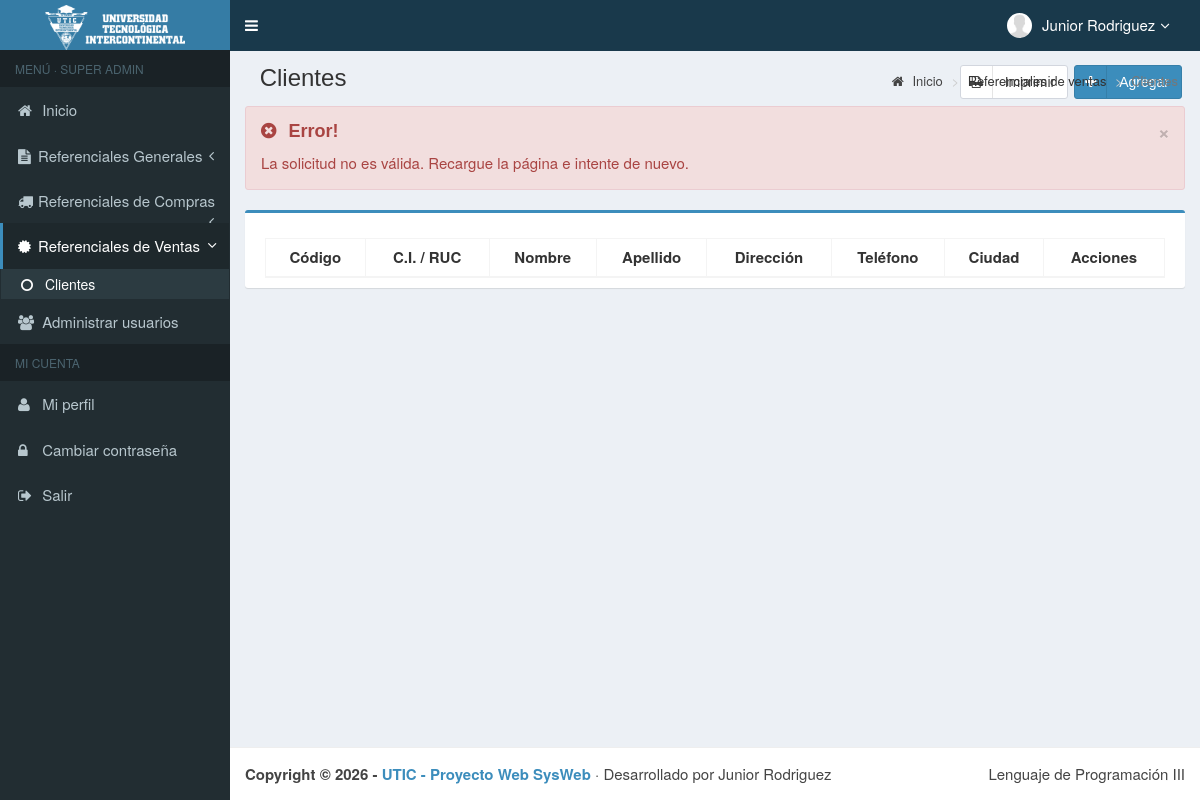
The app's page /main.php?module=clientes&alert=11 (signed in), older data.
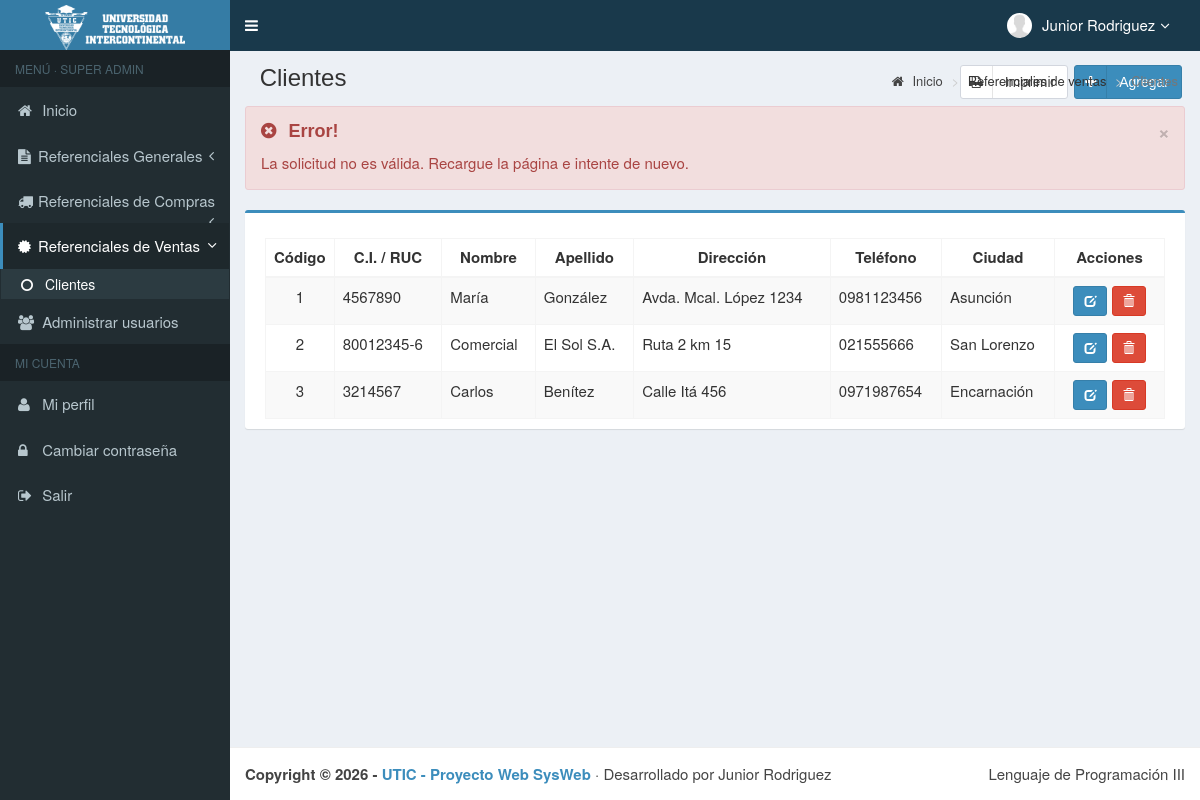
The same page, newer data.
### tables this page shows
CREATE TABLE usuarios (
    id_user         INT          NOT NULL AUTO_INCREMENT,
    username        VARCHAR(50)  NOT NULL,
    name_user       VARCHAR(150) NOT NULL,
    password        VARCHAR(255) NOT NULL,
    email           VARCHAR(150) NULL,
    telefono        VARCHAR(20)  NULL,
    foto            VARCHAR(300) NOT NULL DEFAULT '',
    permisos_acceso VARCHAR(30)  NOT NULL,           
    status          VARCHAR(15)  NOT NULL DEFAULT 'activo',    
    PRIMARY KEY (id_user),
    UNIQUE KEY uq_usuarios_username (username)
);

CREATE TABLE clientes (
    id_cliente    INT         NOT NULL,
    ci_ruc        VARCHAR(10) NOT NULL,
    cli_nombre    VARCHAR(30) NOT NULL,
    cli_apellido  VARCHAR(50) NOT NULL,
    cli_direccion VARCHAR(50) NULL,
    cli_telefono  VARCHAR(20) NULL,               
    cod_ciudad    INT         NULL,
    PRIMARY KEY (id_cliente),
    UNIQUE KEY uq_clientes_ci_ruc (ci_ruc),
    FOREIGN KEY (cod_ciudad) REFERENCES ciudad (cod_ciudad)
        ON UPDATE CASCADE ON DELETE NO ACTION
);

CREATE TABLE ciudad (
    cod_ciudad      INT         NOT NULL,
    descrip_ciudad  VARCHAR(25) NULL,
    id_departamento INT         NOT NULL,
    PRIMARY KEY (cod_ciudad),
    FOREIGN KEY (id_departamento) REFERENCES departamento (id_departamento)
        ON UPDATE CASCADE ON DELETE NO ACTION
);

### config/funciones.php (called while the page is built, shortened)
<?php
function e(?string $texto): string
{
    return htmlspecialchars($texto ?? "", ENT_QUOTES, "UTF-8");
}
function puede(string $modulo): bool
{
    return in_array($_SESSION["permisos_acceso"] ?? "", PERMISOS_MODULOS[$modulo] ?? [], true);
}
function foto_usuario(?string $foto): string
{
    return "images/user/" . ($foto !== null && $foto !== "" ? rawurlencode($foto) : "user-default.png");
}

### modules/clientes/view.php (the view, shortened to what this page needs)
<?php
$alertas = [
    1 => ["success", "Éxito!", "El cliente se registró correctamente."],
    2 => ["success", "Éxito!", "Los datos del cliente se modificaron correctamente."],
    3 => ["success", "Éxito!", "El cliente se eliminó correctamente."],
    4 => ["danger",  "Error!", "No se puede eliminar: el cliente tiene ventas registradas."],
    5 => ["danger",  "Error!", "Ya existe un cliente con ese C.I. / RUC."],
    6 => ["danger",  "Error!", "El cliente que intenta eliminar no existe."],
    10 => ["danger", "Error!", "Datos incompletos o inválidos. Revise el formulario."],
    11 => ["danger", "Error!", "La solicitud no es válida. Recargue la página e intente de nuevo."],
];
$alerta = $alertas[(int) ($_GET["alert"] ?? 0)] ?? null;
$clientes = $mysqli->query("SELECT cl.id_cliente, cl.ci_ruc, cl.cli_nombre, cl.cli_apellido, cl.cli_direccion,
                                   cl.cli_telefono, c.descrip_ciudad
                            FROM clientes cl LEFT JOIN ciudad c ON c.cod_ciudad = cl.cod_ciudad
                            ORDER BY cl.id_cliente");
?>
<section class="content-header">
    <h1>
        <i class="fa fa-address-book icon-title"></i> Clientes
        <a class="btn btn-primary btn-social pull-right" href="?module=form_clientes&form=add" title="Agregar" data-toggle="tooltip">
            <i class="fa fa-plus"></i> Agregar
        </a>
        <a class="btn btn-default btn-social pull-right" style="margin-right:6px" href="modules/clientes/reporte.php" target="_blank" title="Imprimir reporte" data-toggle="tooltip">
            <i class="fa fa-print"></i> Imprimir
        </a>
    </h1>
    <ol class="breadcrumb">
        <li><a href="?module=start"><i class="fa fa-home"></i> Inicio</a></li>
        <li>Referenciales de ventas</li>
        <li class="active">Clientes</li>
    </ol>
</section>
<section class="content">
    <div class="row">
        <div class="col-md-12">
            <?php if ($alerta): ?>
                <div class="alert alert-<?= $alerta[0] ?> alert-dismissable">
                    <button type="button" class="close" data-dismiss="alert" aria-hidden="true">&times;</button>
                    <h4><i class="icon fa <?= $alerta[0] === "success" ? "fa-check-circle" : "fa-times-circle" ?>"></i> <?= $alerta[1] ?></h4>
                    <?= $alerta[2] ?>
                </div>
            <?php endif; ?>
            <div class="box box-primary">
                <div class="box-body">
                    <table id="dataTables1" class="table table-bordered table-striped table-hover">
                        <thead>
                            <tr>
                                <th class="center">Código</th>
                                <th class="center">C.I. / RUC</th>
                                <th class="center">Nombre</th>
                                <th class="center">Apellido</th>
                                <th class="center">Dirección</th>
                                <th class="center">Teléfono</th>
                                <th class="center">Ciudad</th>
                                <th class="center">Acciones</th>
                            </tr>
                        </thead>
                        <tbody>
                        <?php while ($cl = $clientes->fetch_assoc()): ?>
                            <tr>
                                <td width="60" class="center"><?= (int) $cl["id_cliente"] ?></td>
                                <td><?= e($cl["ci_ruc"]) ?></td>
                                <td><?= e($cl["cli_nombre"]) ?></td>
                                <td><?= e($cl["cli_apellido"]) ?></td>
                                <td><?= e($cl["cli_direccion"]) ?></td>
                                <td><?= e($cl["cli_telefono"]) ?></td>
                                <td><?= e($cl["descrip_ciudad"]) ?></td>
                                <td width="110" class="center">
                                    <a data-toggle="tooltip" title="Modificar" class="btn btn-primary btn-sm"
                                       href="?module=form_clientes&form=edit&id=<?= (int) $cl["id_cliente"] ?>">
                                        <i style="color:#fff" class="glyphicon glyphicon-edit"></i>
                                    </a>
                                    <form method="POST" action="modules/clientes/proses.php?act=delete" style="display:inline"
                                          onsubmit="return confirm('¿Eliminar al cliente <?= e(addslashes($cl["cli_nombre"] . " " . $cl["cli_apellido"])) ?>?');">
                                        <button type="submit" class="btn btn-danger btn-sm" data-toggle="tooltip" title="Eliminar">
                                            <i style="color:#fff" class="glyphicon glyphicon-trash"></i>
                                        </button>
                                    </form>
                                </td>
                            </tr>
                        <?php endwhile; ?>
                        </tbody>
                    </table>
                </div>
            </div>
        </div>
    </div>
</section>

### main.php (shortened to what this page needs)
<?php
require_once "config/funciones.php";
require_once "config/database.php";
$module = $_GET["module"] ?? "start";
?>
<!DOCTYPE html>
<html lang="es">
  <head>
    <link href="assets/css/bootstrap.min.css" rel="stylesheet" type="text/css" />
    <link href="assets/plugins/font-awesome-4.6.3/css/font-awesome.min.css" rel="stylesheet" type="text/css" />
    <link href="assets/plugins/datatables/dataTables.bootstrap.css" rel="stylesheet" type="text/css" />
    <link href="assets/plugins/datepicker/datepicker.min.css" rel="stylesheet" type="text/css" />
    <link href="assets/plugins/chosen/css/chosen.min.css" rel="stylesheet" type="text/css" />
    <link href="assets/css/AdminLTE.min.css" rel="stylesheet" type="text/css" />
    <link href="assets/css/skins/skin-blue.min.css" rel="stylesheet" type="text/css" />
    <link href="assets/css/style.css" rel="stylesheet" type="text/css" />
  </head>
  <body class="skin-blue fixed">
    <div class="wrapper">
      <header class="main-header">
        <a href="?module=start" class="logo">
          <img src="assets/img/logo_2019.png" width="70%" alt="Logo">
        </a>
        <nav class="navbar navbar-static-top" role="navigation">
          <a href="#" class="sidebar-toggle" data-toggle="offcanvas" role="button">
          </a>
          <div class="navbar-custom-menu">
            <ul class="nav navbar-nav">
              <?php include "top-menu.php"; ?>
            </ul>
          </div>
        </nav>
      </header>
      <aside class="main-sidebar">
        <section class="sidebar">
          <?php include "sidebar-menu.php"; ?>
        </section>
      </aside>
      <div class="content-wrapper">
        <?php include "content.php"; ?>
      </div>
      <footer class="main-footer">
        <div class="pull-right hidden-xs">Lenguaje de Programación III</div>
        <strong>Copyright &copy; <?= date("Y") ?> - <a href="?module=start">UTIC - Proyecto Web SysWeb</a></strong>
        · Desarrollado por Junior Rodriguez
      </footer>
    </div>
  </body>
</html>

### top-menu.php (shortened to what this page needs)
<?php
$stmt = $mysqli->prepare("SELECT name_user, foto, permisos_acceso FROM usuarios WHERE id_user = ?");
$stmt->bind_param("i", $_SESSION["id_user"]);
$stmt->execute();
$usuario_top = $stmt->get_result()->fetch_assoc();
?>
<li class="dropdown user user-menu">
    <a href="#" class="dropdown-toggle" data-toggle="dropdown">
        <img src="<?= foto_usuario($usuario_top["foto"]) ?>" class="user-image" alt="Imagen de usuario">
        <span class="hidden-xs"><?= e($usuario_top["name_user"]) ?><i style="margin-left:5px" class="fa fa-angle-down"></i></span>
    </a>
</li>

### sidebar-menu.php (shortened to what this page needs)
<?php
$nivel = $_SESSION["permisos_acceso"];
$activo = fn(string ...$modulos) => in_array($module, $modulos, true) ? "active" : "";
?>
<ul class="sidebar-menu">
    <li class="header">MENÚ · <?= e(strtoupper($nivel)) ?></li>
    <li class="<?= $activo("start") ?>">
        <a href="?module=start"><i class="fa fa-home"></i> <span>Inicio</span></a>
    </li>
    <?php if ($nivel === "Super Admin"): ?>
        <li class="treeview <?= $activo("departamento", "form_departamento", "ciudad", "form_ciudad") ?>">
            <a href="javascript:void(0);">
                <i class="fa fa-file-text"></i><span>Referenciales Generales</span><i class="fa fa-angle-left pull-right"></i>
            </a>
        </li>
    <?php endif; ?>
    <?php if ($nivel === "Super Admin" || $nivel === "Compras"): ?>
        <li class="treeview">
            <a href="javascript:void(0);">
                <i class="fa fa-truck"></i><span>Referenciales de Compras</span><i class="fa fa-angle-left pull-right"></i>
            </a>
        </li>
    <?php endif; ?>
    <?php if ($nivel === "Super Admin" || $nivel === "Ventas"): ?>
        <li class="treeview <?= $activo("clientes", "form_clientes") ?>">
            <a href="javascript:void(0);">
                <i class="fa fa-certificate"></i><span>Referenciales de Ventas</span><i class="fa fa-angle-left pull-right"></i>
            </a>
            <ul class="treeview-menu">
                <li class="<?= $activo("clientes", "form_clientes") ?>"><a href="?module=clientes"><i class="fa fa-circle-o"></i> Clientes</a></li>
            </ul>
        </li>
    <?php endif; ?>
    <?php if (puede("user")): ?>
        <li class="<?= $activo("user", "form_user") ?>">
            <a href="?module=user"><i class="fa fa-users"></i> <span>Administrar usuarios</span></a>
        </li>
    <?php endif; ?>
    <li class="header">MI CUENTA</li>
    <li class="<?= $activo("profile", "form_profile") ?>">
        <a href="?module=profile"><i class="fa fa-user"></i> <span>Mi perfil</span></a>
    </li>
    <li class="<?= $activo("password") ?>">
        <a href="?module=password"><i class="fa fa-lock"></i> <span>Cambiar contraseña</span></a>
    </li>
    <li>
        <a data-toggle="modal" href="#logout"><i class="fa fa-sign-out"></i> <span>Salir</span></a>
    </li>
</ul>

### content.php (shortened to what this page needs)
<?php
$vistas = [
    "start"        => "modules/start/view.php",
    "password"     => "modules/password/view.php",
    "user"         => "modules/user/view.php",
    "form_user"    => "modules/user/form.php",
    "profile"      => "modules/profile/view.php",
    "form_profile" => "modules/profile/form.php",
    "departamento"      => "modules/departamento/view.php",
    "form_departamento" => "modules/departamento/form.php",
    "ciudad"            => "modules/ciudad/view.php",
    "form_ciudad"       => "modules/ciudad/form.php",
    "clientes"          => "modules/clientes/view.php",
    "form_clientes"     => "modules/clientes/form.php",
];
if (!isset(PERMISOS_MODULOS[$module])) {
    $titulo_aviso = "Módulo no encontrado";
    $texto_aviso  = "La sección solicitada no existe.";
} elseif (!puede($module)) {
    $titulo_aviso = "Acceso denegado";
    $texto_aviso  = "Tu nivel de usuario (" . e($_SESSION["permisos_acceso"]) . ") no tiene permiso para esta sección.";
} elseif (!isset($vistas[$module])) {
    $titulo_aviso = "Módulo en desarrollo";
    $texto_aviso  = "Esta sección se incorporará en las próximas etapas del proyecto.";
} else {
    include $vistas[$module];
    return;
}
?>

### assets/css/style.css (style rules this page uses)
.bg-red, .callout.callout-danger, .alert-danger, .alert-error, .label-danger, .modal-danger .modal-body { background-color: #f2dede !important; }
.alert-danger, .alert-error { border-color: #ebccd1; }
.btn-default { background-color: #fff; border-color: #d2d6de; color: #444; }
.btn-social *:first-child { border-right: 1px solid rgba(0, 0, 0, 0.1); bottom: 0; font-size: 1em !important; left: 0; line-height: 32px !important; position: absolute; text-align: center; top: 0; width: 32px !important; }
.content-header { padding: 15px 18px 0; position: relative; }
.content-header > .breadcrumb { background: transparent none repeat scroll 0 0; border-radius: 2px; float: right; font-size: 13px; margin-bottom: 0; margin-top: 0; padding: 7px 12px; position: absolute; right: 10px; top: 15px; }
.center { text-align:center; }
body { background-color: #fff; color: #333; font-size: 15px; line-height: 1.42857; }

Row changes from the older to the newer data that the page shows:
added clientes: id_cliente "1", ci_ruc "4567890", cli_nombre "María", cli_apellido "González", cli_direccion "Avda. Mcal. López 1234", cli_telefono "0981123456", cod_ciudad.descrip_ciudad "Asunción"
added clientes: id_cliente "2", ci_ruc "80012345-6", cli_nombre "Comercial", cli_apellido "El Sol S.A.", cli_direccion "Ruta 2 km 15", cli_telefono "021555666", cod_ciudad.descrip_ciudad "San Lorenzo"
added clientes: id_cliente "3", ci_ruc "3214567", cli_nombre "Carlos", cli_apellido "Benítez", cli_direccion "Calle Itá 456", cli_telefono "0971987654", cod_ciudad.descrip_ciudad "Encarnación"
